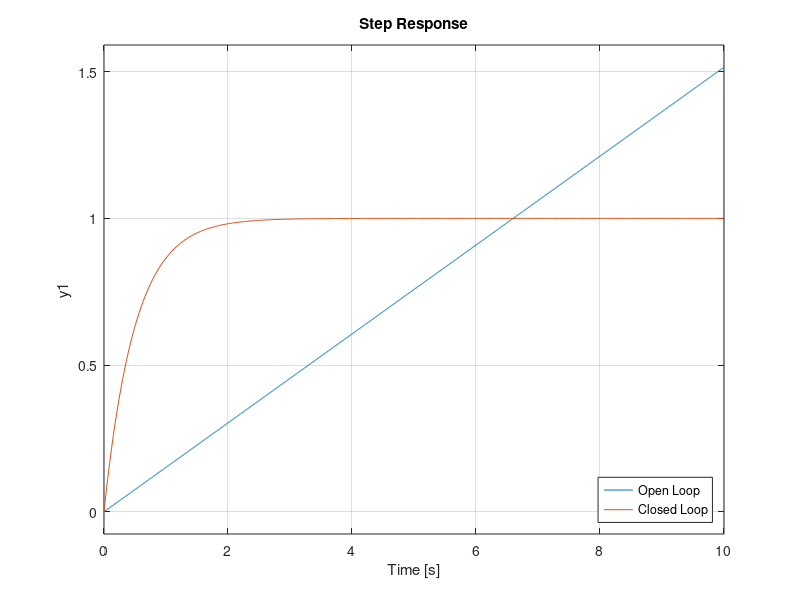

The MATLAB script that drew this image:
%% sSpeedControl.m
% Author: Daniel F. Daza
% This file simulates the open loop physical system of the linear motor,
% represented by a system with a pole in the origin, and also a closed loop
% system for speed control in which a proportional controller guarantees
% zero position error, zero overshoot and a settling time of two seconds.
clc, clear, close all;

%% Plant parameters and system
 
% Mass (kg)
m = 6.6; 
% Plant
sys = tf(1, [m, 0]);
% Proportional constant
K = 13.2;
% Closed loop system
closed = K*sys/(1 + K*sys);

%% Simulate
figure;
step(sys, closed);
xlim([0, 10]);
legend('Open Loop', 'Closed Loop', 'Location', 'SouthEast');